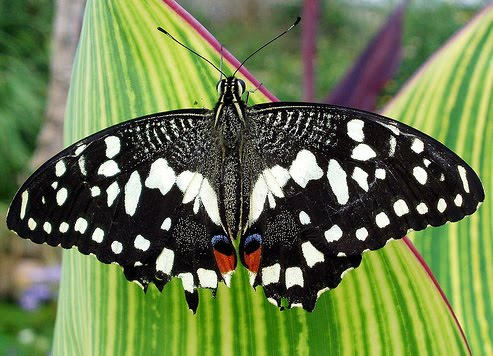
#> input picture res/butterfly.jpg, 493 x 356 px
$ jupyter execute '6-Segmentación.ipynb'   (shell and % lines are left out)
#> lines starting #> are read from the running program, lines starting #| are printed output that depends on the picture; after the words box and inside, x2 and y2 are one past the last pixel; in counts of white or black regions, pixels touching at a corner belong together; long printed decimals are rounded
# Segmentación

## Umbralización

OpenCV implementa varios algoritmos de umbralización que transforman la imagen original en una imagen binaria donde se asigna valor blanco o negro a un pixel según si su valor es superior o inferior a un valor determinado denominado umbral.

### Umbralización global
El algoritmo más sencillo es `threshold`, que aplica una umbralización utilizando un valor fijo como umbral. Esta función toma los siguientes parámetros:
- Imagen de entrada (sólo se aceptan en formato uint8 o float32)
- Umbral
- Valor máximo que tendrán los píxeles con valor mayor (o inferior) al umbral. Normalmente toma valor 255 si la imagen es uint8 o 1.0, en caso de una imagen en formato float.
- Tipo de umbralización. Se aceptan cinco posibles tipos de umbralización:
 - `cv2.THRESH_BINARY`
 - `cv2.THRESH_BINARY_INV`
 - `cv2.THRESH_TRUNC`
 - `cv2.THRESH_TOZERO`
 - `cv2.THRESH_TOZERO_INV`

 La opción `cv2.THRESH_BINARY` realiza la umbralización típica: los valores de la imagen superiores al umbral especificado tendrán el valor máximo en la imagen de salida.

Esta función devuelve dos valores de salida: el valor del umbral aplicado y la imagen de salida umbralizada.

[cell 1]
from matplotlib import pyplot as plt
import numpy as np
import cv2
plt.rcParams["figure.figsize"] = [12,9]

im = cv2.imread("res/butterfly.jpg", cv2.IMREAD_GRAYSCALE)
#> im: shape (356, 493); min 0, max 255, mean 113.3
thr, dst = cv2.threshold(im, 100, 255, cv2.THRESH_BINARY)
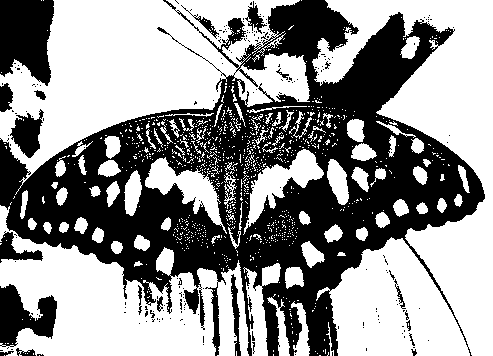
#> dst: shape (356, 493); 57.2% white; 207 black regions (187 under 20 px), largest, box (x1, y1, x2, y2) and area: (0, 0, 485, 356) 65836, (0, 0, 54, 86) 3672, (0, 284, 57, 347) 2082

plt.imshow(dst,cmap='gray')
plt.show()

#### Ejercicio
Modifica el código anterior y prueba todos los tipos posibles de umbralización que ofrece OpenCV.

### Otsu

El algoritmo de umbralización de Otsu determina de forma automática el umbral ideal. En OpenCV, este umbral se calculará de forma automática si sumamos `cv2.THRESH_OTSU` al tipo de umbralización que hayamos seleccionado en la función `threshold`.

#### Ejercicio
Cuál es el umbral óptimo que establece Otsu en la imagen de la mariposa? Visualiza el resultado de la umbralización utilizando Otsu.
*Hint*: usa `cv2.THRESH_BINARY+cv2.THRESH_OTSU` como tipo de umbralización.

[cell 2]
# Escribe aquí tu código

### Umbralización adaptativa

En la umbralización adaptativa se utiliza un umbral local adaptado a cada región de la imagen. Así, este tipo de umbralización funciona muy bien con imágenes que presentan iluminación irregular.

La función `adaptiveThreshold` toma cuatro parámetros:
- Imagen de entrada
- Valor máximo a tomar por los píxeles que superen en umbral
- Método adaptativo:
  - `cv2.ADAPTIVE_THRESH_MEAN_C`: el umbral se calcula como la media en el vecindario
  - `cv2.ADAPTIVE_THRESH_GAUSSIAN_C`: el umbral se calcula como la media ponderada por una gaussiana de los valores en el vecindario del pixel
- Tipo de umbralización (toma los mismos valores que en la función `threshold`)
- Tamaño del vecindario
- Constante que se suma o resta de la media calculada

La salida de la función es la imagen umbralizada.

[cell 3]
im = cv2.imread('res/text.png', cv2.IMREAD_GRAYSCALE)
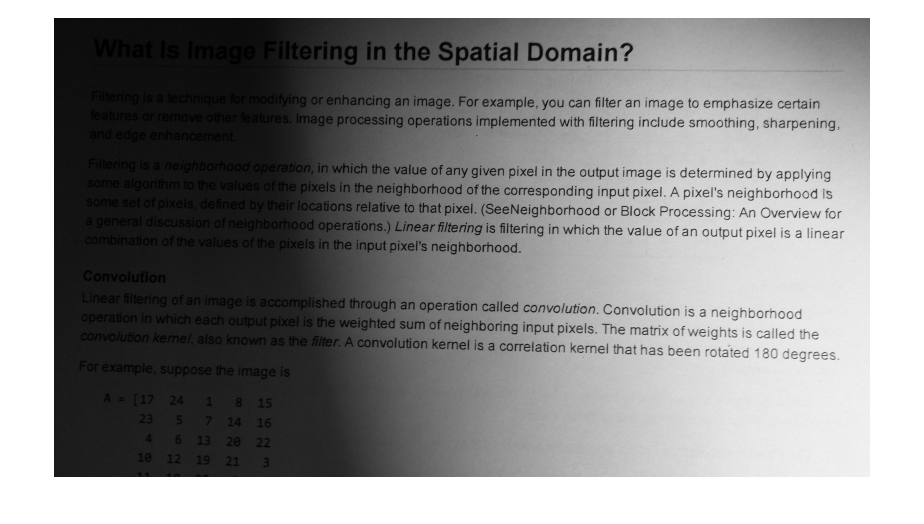
#> input picture res/text.png, 1848 x 1048 px (shown at 1/2 size)
#> im is the input picture: shape (1048, 1848); min 0, max 255, mean 143.1

adaptThr = cv2.adaptiveThreshold(im, 255, cv2.ADAPTIVE_THRESH_MEAN_C, cv2.THRESH_BINARY, 21, 5)
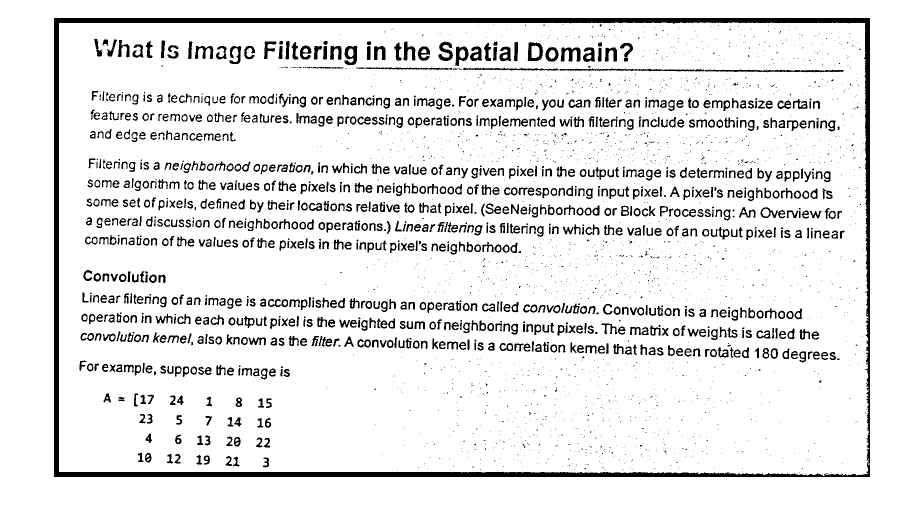
#> adaptThr: shape (1048, 1848) (shown at 1/2 size); 90.8% white; 2978 black regions (1938 under 20 px), largest, box (x1, y1, x2, y2) and area: (108, 36, 1740, 954) 46144, (925, 135, 1687, 145) 2353, (1121, 95, 1161, 123) 657

plt.imshow(im, cmap='gray')
plt.show()

plt.imshow(adaptThr, cmap='gray')
plt.show()

#### Ejercicio

1) Modifica el código anterior y prueba el método gaussiano en la umbralización adaptativa. Prueba también a modificar el tamaño de vecindario y el valor de la constante. Qué influencia tienen estos parámetros en los resultados finales?

2) Aplica el método de umbralización global a la imagen `text.png`. Compara los resultados con los obtenidos con la umbralización adaptativa.

[cell 4]
# Escribe aquí tu código

## Clustering
Uno de los criterios que se pueden utilizar para segmentar una imagen es dividir la imagen en regiones que compartan valores parecidos de color.

Podemos utilizar el algoritmo `k-means` para agrupar colores parecidos en la imagen y, de este modo, establecer una partición de la imagen en regiones.

La función `kmeans` está preparada para tomar como argumento un array de vectores a clusterizar. Cada vector puede estar formado por uno o más valores.

Así, el primer paso es convertir la imagen de entrada a una lista de vectores. Si la imagen está en escala de grises, cada vector tendrá tamaño 1 y si la imagen está en color, cada vector estará compuesto por los valores R, G y B de la imagen. Este vector debe tener tipo float32.

[cell 5]
im = cv2.imread("res/butterfly.jpg",cv2.IMREAD_COLOR)
#> im is the input picture: shape (356, 493, 3); mean B, G, R 77.1, 123.5, 107

Z = np.float32(im.reshape((-1,3)))

print(Z.shape)
#| (175508, 3)

El siguiente paso consiste en aplicar el algoritmo `kmeans`. Los parámetros obligatorios son:
- Lista de vectores a clusterizar
- Número K de clústers
- Tupla con los criterios de terminación: (tipo de terminación, número máximo de iteraciones, precisión). En este ejemplo el algoritmo dentendrá su ejecución si se alcanza la precisión o el número de iteraciones máximo.
- Número de veces que el algoritmo se puede ejecutar utilizando distintas inicializaciones. La salida del algoritmo será la ejecución con los mejores resultados.
- Modo en que se inicializan los centros de clúster. En el ejemplo, de forma aleatoria.

La salida de la función es triple: la suma de las distancias cuadráticas de cada punto a su centro de clúster correspondiente, las etiquetas de cada uno de los puntos del array y los centros de clúster.

[cell 6]
criteria = (cv2.TERM_CRITERIA_EPS + cv2.TERM_CRITERIA_MAX_ITER, 10, 1.0)
K = 8
dist,label,center=cv2.kmeans(Z,K,None,criteria,10,cv2.KMEANS_RANDOM_CENTERS)
#> dist = 161561058.3; center = [[15.39, 17.14, 18.27], [33.51, 148.7, 89.93], [79, 192.5, 157.3], [233.1, 243.8, 240], [128, 142.1, 140], [79.34, 107.7, 97.22], [142.3, 206.2, 191.8], [46.73, 72.03, 59.45]]

print(dist)
#| 161561058.334
print(center)
#| [[ 15.390  17.138  18.273]
#|  [ 33.509  148.733   89.932]
#|  [ 79.001 192.507  157.2578  ]
#|  [233.055  243.812  240.034 ]
#|  [128.042  142.071  140.009 ]
#|  [ 79.344  107.688   97.224]
#|  [142.269  206.190  191.763 ]
#|  [ 46.732   72.030   59.451 ]]
print(label.shape, label[:10])
#| (175508, 1) [[7]
#|  [7]
#|  [7]
#|  [7]
#|  [7]
#|  [7]
#|  [7]
#|  [7]
#|  [7]
#|  [7]]

El siguiente paso será convertir la salida a una imagen con el mismo tamaño que la imagen de entrada. Una forma de hacerlo sería la siguiente:

[cell 7]
center = np.uint8(center) # Convertir los float a uint8
#> center = [[15, 17, 18], [33, 148, 89], [79, 192, 157], [233, 243, 240], [128, 142, 140], [79, 107, 97], [142, 206, 191], [46, 72, 59]]
# A partir del array de etiquetas, generar un array en el cada posición es el centro de clúster
# correspondiente a dicha etiqueta
res = center[label.flatten()]
print(res[:10])
#| [[46 72 59]
#|  [46 72 59]
#|  [46 72 59]
#|  [46 72 59]
#|  [46 72 59]
#|  [46 72 59]
#|  [46 72 59]
#|  [46 72 59]
#|  [46 72 59]
#|  [46 72 59]]

# Redimensionar el array plano a una imagen bidimensional
res2 = res.reshape((im.shape))

plt.imshow(res2, cmap='gray')
plt.show()

#### Ejercicio
1) Reescribir el ejemplo anterior leyendo la imagen en RGB y realizar el clústering con vectores de tres componentes.
*Hint*: sólo tienes que cambiar el modo de lectura de la imagen en `imread` y modificar los parámetros en `imreshape` para ajustar el número de componentes del vector de 1 a 3.

[cell 8]
# Escribe tu código aquí

2) Compara los resultados de clusterizar la imagen con K = 2, 4 y 16 colores.

[cell 9]
# Escribe tu código aquí

## Segmentacion basada en regiones

OpenCV implementa varios algoritmos de segmentación basado en regiones.

### Crecimiento de regiones
La función `floodFill` se utiliza para rellenar una región de la imagen uniforme con un determinado color a partir de un punto inicial denominado semilla. Esta función puede simular el comportamiento del algoritmo de crecimiento de regiones.

Los parámetros que se pasan a esta función son:
- Imagen original
- Máscara donde se almacenará el resultado del algoritmo. Su tamaño debe ser igual al tamaño de la imagen con 2 filas y 2 columnas extra.
- Coordenadas del pixel semilla
- Valor que tendrán los puntos de la región
- Máxima diferencia inferior entre el píxel observado y sus vecinos ya procesados para ser añadido a la región
- Máxima diferencia superior entre el píxel observado y sus vecinos ya procesados para ser añadido a la región

[cell 10]
im = cv2.imread('res/text.png', cv2.IMREAD_GRAYSCALE)

mask = np.zeros((im.shape[0] +2, im.shape[1]+2), dtype=np.uint8)
cv2.floodFill(im, mask, (1500, 800), 255, 10, 10)
#> im: shape (1048, 1848)

plt.imshow(mask, cmap='gray')
plt.show()

### Watershed

El algoritmo watershed parte de una serie de puntos semilla o marcadores. El algoritmo realiza un crecimiento de regiones a partir de estas semillas basado en el nivel de gris. Cuando las regiones generadas por dos marcadores se juntan se genera la línea watershed, la cual separa dos regiones consecutivas.

Este algoritmo se utiliza cuando los objetos a segmentar están próximos entre si o solapados, ya que es capaz de identificar los objetos de forma individual. Los resultados de este algoritmo dependen de una adecuada selección de marcadores inciales.

En este ejemplo veremos una forma muy sencilla de utilizar el algoritmo watershed con marcadores.

El primer paso consiste en leer la imagen y transformala a escala de grises. Necesitaremos la imagen en color más tarde como entrada del propio algoritmo watershed. Como esta imagen es muy sencilla, utilizaremos una simple umbralización con el algoritmo de Otsu para separar fondo de primer plano.

[cell 11]
im = cv2.imread('res/coins2.jpg')
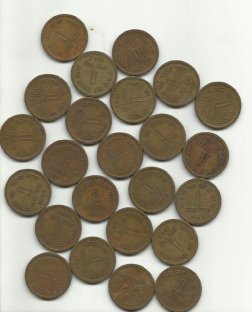
#> input picture res/coins2.jpg, 252 x 312 px
#> im is the input picture: shape (312, 252, 3); mean B, G, R 136.3, 153.2, 161.4
gray = cv2.cvtColor(im, cv2.COLOR_BGR2GRAY)


ret, thresh = cv2.threshold(gray,0,255,cv2.THRESH_BINARY_INV+cv2.THRESH_OTSU)
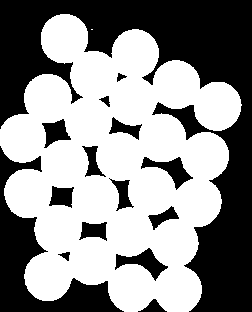
#> thresh: shape (312, 252); 55.9% white; 15 black regions, largest, box (x1, y1, x2, y2) and area: (0, 0, 252, 312) 24925, (0, 146, 124, 312) 5653, (115, 248, 168, 281) 657
#> ret = 162

f, axarr = plt.subplots(1,2)
axarr[0].imshow(gray, cmap='gray')
axarr[1].imshow(thresh, cmap='gray')
plt.show()

Como nos interesa separar las monedas entre si, necesitamos establecer un marcador en cada una de las monedas. Como las monedas están unidas no es posible realizar esta operación directamente por lo que tenemos que idear una forma de encontrar el centro de cada moneda.

La función `distanceTransform` calcula la distancia de cada punto de la imagen al borde más cercano. Por tanto, si aplicamos esta función a la imagen umbralizada, los valores más altos estarán en el centro de las moneda. Si aplicamos una umbralización a los resultados de esta función, obtendremos un marcador en cada una de las monedas. En el ejemplo, estas posiciones centrales se almacenan en la variable `sure_fg` que representa las zonas de moneda separadas entre si.

Si restamos `sure_fg` a la imagen umbralizada `thresh` obtendremos los puntos alrededor del centro de cada moneda que debemos segmentar y asignar a cada una de las monedas.

[cell 12]
dist_transform = cv2.distanceTransform(thresh, cv2.DIST_L2, 5)
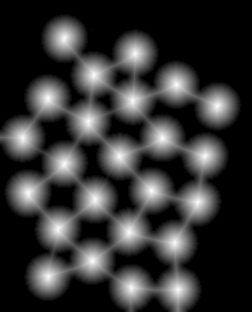
#> dist_transform: shape (312, 252) float32; min 0, max 23.97, mean 4.9; drawn with min black and max white
ret, sure_fg = cv2.threshold(dist_transform,0.6*dist_transform.max(),255,cv2.THRESH_BINARY)
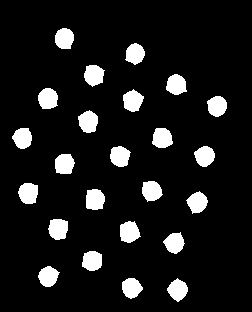
#> sure_fg: shape (312, 252) float32; 10.1% white; 24 white regions, largest, box (x1, y1, x2, y2) and area: (120, 221, 141, 243) 346, (78, 110, 98, 133) 342, (18, 183, 38, 204) 342
#> ret = 14.38
sure_fg = np.uint8(sure_fg)
unknown = cv2.subtract(thresh, sure_fg)
#> unknown: shape (312, 252); 45.8% white; 2 white regions (1 under 20 px), largest, box (x1, y1, x2, y2) and area: (0, 14, 242, 312) 36032

f, axarr = plt.subplots(1,4)
axarr[0].imshow(dist_transform, cmap='gray')
axarr[1].imshow(sure_fg, cmap='gray')
axarr[2].imshow(thresh, cmap='gray')
axarr[3].imshow(unknown, cmap='gray')
plt.show()

Ahora debemos asignar un número entero distinto a cada una de las zonas centrales de las monedas que tenemos detectadas en `sure_fg`. Cada etiqueta representará una zona watershed. La función `connectedComponents` realiza precisamente esta operación y nos devuelve una matriz en el que cada región conectada está etiquetada con el mismo pixel. Los píxeles de la zona de fondo están etiquetados con ceros.

El algoritmo watershed sólo analiza las regiones que aún no han sido etiquetadas, esto es, que su etiqueta es 0. En nuestro caso, estas regiones son las que se encuentran alrededor de los marcadores centrales (matriz `unknown`). Por ello, todos los píxeles excepto los que tienen un valor 255 en la matriz `unknown` deben tener un valor superior a 0.

[cell 13]
sure_fg = np.uint8(sure_fg)
ret, markers = cv2.connectedComponents(sure_fg) # Etiqueta cada region con un entero desde 0 a num_regiones
#> markers: shape (312, 252) int32; 25 distinct labels, from 0 to 24
#> ret = 25
markers = markers + 1 # Ahora las etiquetas tienen valores de 1 a num_regiones
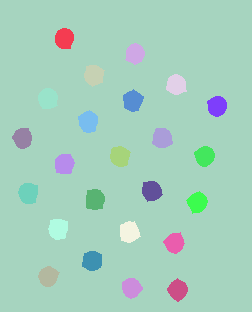
#> markers: shape (312, 252) int32; 25 distinct labels, from 1 to 25; one colour per label, 0 black
markers[unknown==255] = 0 # Solo las regiones alrededor del centro tienen valor 0: son las que procesará el algoritmo!
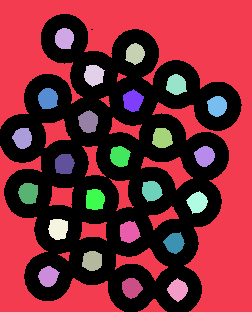
#> markers: shape (312, 252) int32; 26 distinct labels, from 0 to 25; one colour per label, 0 black
plt.imshow(markers)
plt.show()

Una vez que tenemos los marcadores y las regiones de análisis etiquetadas correctamente, el siguiente paso es aplicar el algoritmo watershed.

[cell 14]
markers = cv2.watershed(im, markers)
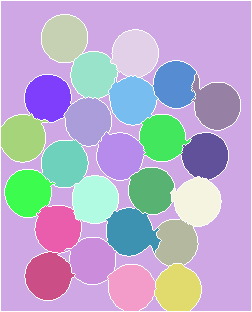
#> markers: shape (312, 252) int32; 26 distinct labels, from -1 to 25; one colour per label, 0 black, -1 white

plt.imshow(markers)
plt.show()
